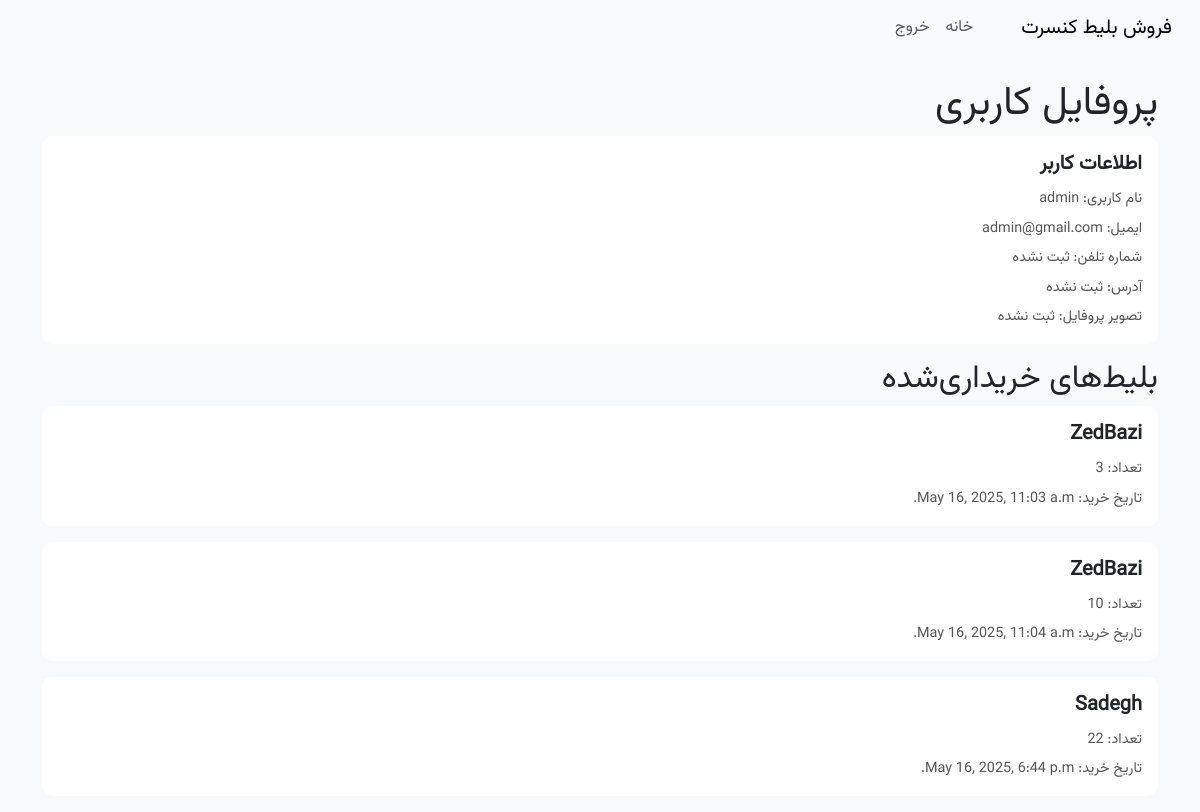
/accounts/profile/ (signed in), run on an earlier commit of the app's database.
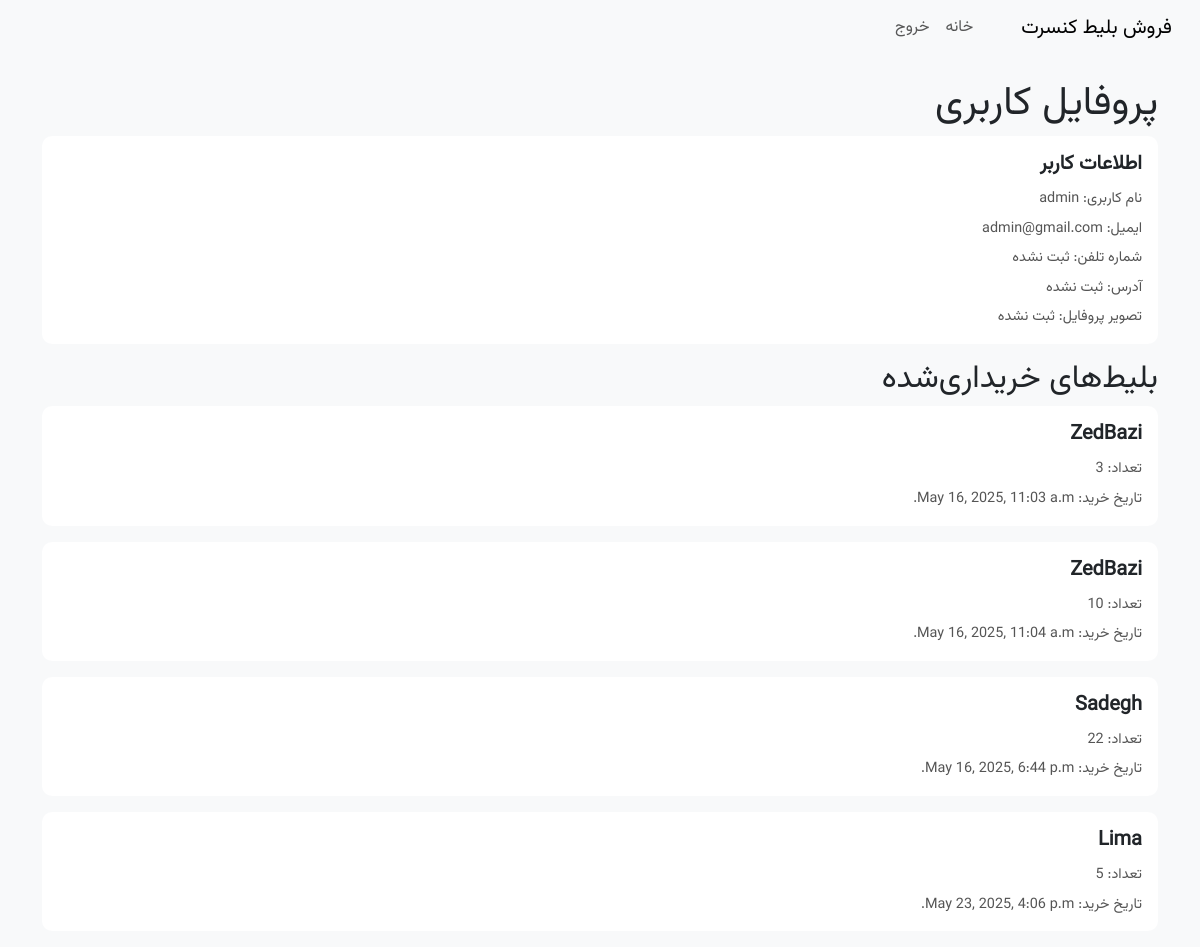
And on a later commit of the database.
### accounts/models.py (models this page shows, shortened)
class Profile(models.Model):
    user = models.OneToOneField(User, on_delete=models.CASCADE, related_name='profile')
    phone_number = models.CharField(max_length=15, blank=True, null=True)
    address = models.TextField(blank=True, null=True)
    profile_picture = models.ImageField(upload_to='profile_pics/', blank=True, null=True)

### concerts/models.py (models this page shows, shortened)
class Ticket(models.Model):
    user = models.ForeignKey(User, on_delete=models.CASCADE)
    concert = models.ForeignKey(Concert, on_delete=models.CASCADE)
    quantity = models.PositiveIntegerField()
    purchase_date = models.DateTimeField(auto_now_add=True)

class Concert(models.Model):
    title = models.CharField(max_length=100)
    artist = models.CharField(max_length=100)
    date = models.DateTimeField()
    location = models.CharField(max_length=200)
    price = models.DecimalField(max_digits=10, decimal_places=2)
    image = models.ImageField(upload_to='concerts/', blank=True)
    available_tickets = models.PositiveIntegerField()

### accounts/views.py (the view)
# urls.py: path('profile/', views.profile, name='profile'),
def profile(request):
    if not request.user.is_authenticated:
        messages.error(request, 'برای دسترسی به پروفایل باید وارد شوید.')
        return redirect('login')
    tickets = Ticket.objects.filter(user=request.user)
    try:
        profile = request.user.profile
    except Profile.DoesNotExist:
        profile = Profile.objects.create(user=request.user)
    return render(request, 'accounts/profile.html', {'tickets': tickets, 'profile': profile})

### templates/accounts/profile.html (shortened to what this page needs)
{% load static %}
<!DOCTYPE html>
<html lang="fa" dir="rtl">
<head>
    <link href="https://cdn.jsdelivr.net/npm/bootstrap@5.3.0/dist/css/bootstrap.min.css" rel="stylesheet">
    <link rel="stylesheet" href="{% static 'css/style.css' %}">
</head>
<body>
    <nav class="navbar navbar-expand-lg navbar-light bg-light">
        <div class="container-fluid">
            <a class="navbar-brand" href="{% url 'home' %}">فروش بلیط کنسرت</a>
            <div class="collapse navbar-collapse" id="navbarNav">
                <ul class="navbar-nav ms-auto">
                    <li class="nav-item">
                        <a class="nav-link" href="{% url 'home' %}">خانه</a>
                    </li>
                    <li class="nav-item">
                        <a class="nav-link btn btn-outline-danger ms-2" href="{% url 'logout' %}">خروج</a>
                    </li>
                </ul>
            </div>
        </div>
    </nav>
    <div class="container mt-4">
        <h1>پروفایل کاربری</h1>
        <div class="card mb-3">
            <div class="card-body">
                <h5 class="card-title">اطلاعات کاربر</h5>
                <p class="card-text">نام کاربری: {{ user.username }}</p>
                <p class="card-text">ایمیل: {{ user.email|default:"ثبت نشده" }}</p>
                <p class="card-text">شماره تلفن: {{ profile.phone_number|default:"ثبت نشده" }}</p>
                <p class="card-text">آدرس: {{ profile.address|default:"ثبت نشده" }}</p>
                {% if profile.profile_picture %}
                    <p class="card-text">تصویر پروفایل:</p>
                    <img src="{{ profile.profile_picture.url }}" alt="تصویر پروفایل" class="img-thumbnail" style="max-width: 150px;">
                {% else %}
                    <p class="card-text">تصویر پروفایل: ثبت نشده</p>
                {% endif %}
            </div>
        </div>
        <h2>بلیط‌های خریداری‌شده</h2>
        {% if tickets %}
            {% for ticket in tickets %}
                <div class="card mb-3">
                    <div class="card-body">
                        <h5 class="card-title">{{ ticket.concert.title }}</h5>
                        <p class="card-text">تعداد: {{ ticket.quantity }}</p>
                        <p class="card-text">تاریخ خرید: {{ ticket.purchase_date }}</p>
                    </div>
                </div>
            {% endfor %}
        {% else %}
            <p>هنوز بلیطی خریداری نکرده‌اید.</p>
        {% endif %}
    </div>
</body>
</html>

### static/css/style.css (style rules this page uses)
body { font-family: 'Vazir', 'Arial', sans-serif; background-color: #f8f9fa; }
.card { border: none; border-radius: 10px; overflow: hidden; transition: transform 0.2s; }
.card-title { font-size: 1.25rem; font-weight: bold; margin-bottom: 0.75rem; }
.card-text { font-size: 0.9rem; color: #555; margin-bottom: 0.5rem; }

What changed in the data, as far as the page shows it:
added Ticket: concert "Lima", quantity "5", purchase_date "May 23, 2025, 4:06 p.m."
